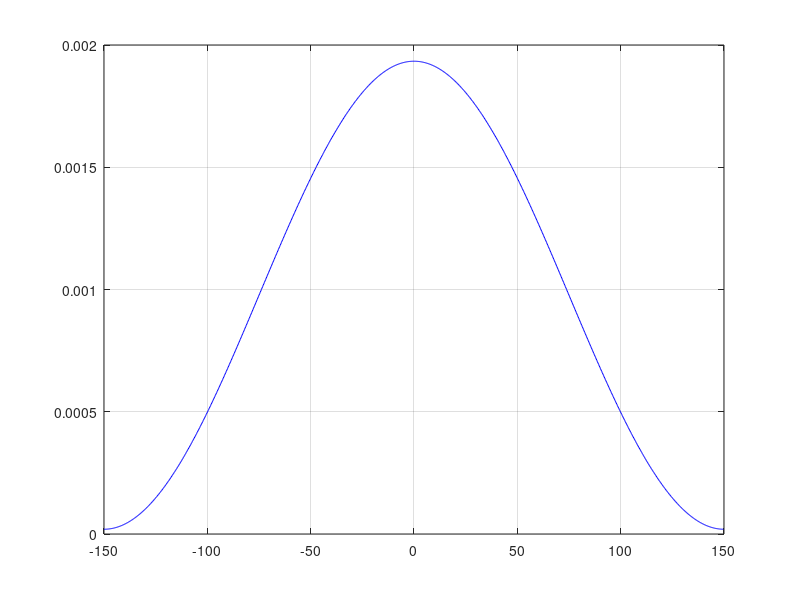

MATLAB code for this plot:
delta_f=10;

fs=300; 

nCyl = 5;

% t=0:1/fs:nCyl*1/f;
t=0:1;

x=(1-(t/delta_f).^2).^2;

plot(t,x);

NFFT=1024;  
 
X=fftshift(ifft(x,NFFT));       

fVals=fs*(-NFFT/2:NFFT/2-1)/NFFT;   
 
plot(fVals,real(X),'b'); 
grid();